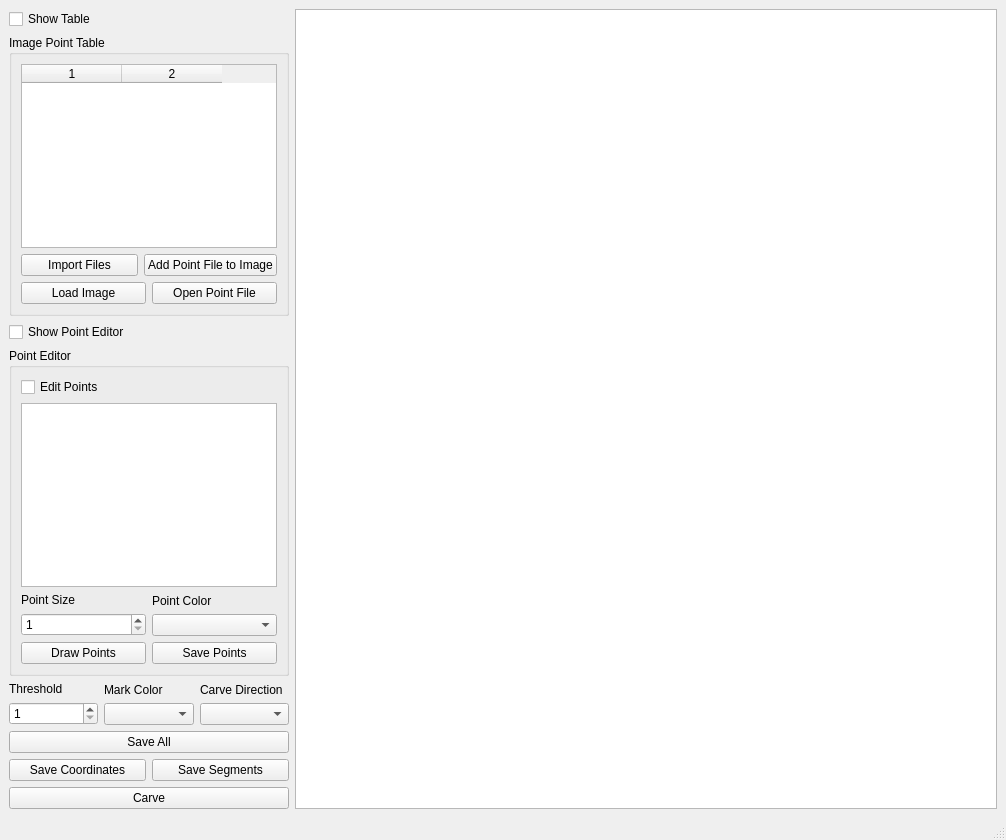
<?xml version="1.0" encoding="UTF-8"?>
<ui version="4.0">
 <class>MainWindow</class>
 <widget class="QMainWindow" name="MainWindow">
  <property name="geometry">
   <rect>
    <x>0</x>
    <y>0</y>
    <width>1006</width>
    <height>840</height>
   </rect>
  </property>
  <property name="windowTitle">
   <string>MainWindow</string>
  </property>
  <widget class="QWidget" name="centralwidget">
   <layout class="QVBoxLayout" name="verticalLayout_2" stretch="1">
    <item>
     <layout class="QHBoxLayout" name="horizontalLayout" stretch="0,1">
      <item>
       <layout class="QVBoxLayout" name="verticalLayout_5">
        <item>
         <widget class="QCheckBox" name="showTableCbox">
          <property name="text">
           <string>Show Table</string>
          </property>
         </widget>
        </item>
        <item>
         <widget class="QGroupBox" name="tableGroup">
          <property name="title">
           <string>Image Point Table</string>
          </property>
          <layout class="QVBoxLayout" name="verticalLayout_7">
           <item>
            <widget class="QTableWidget" name="tableWidget">
             <property name="selectionMode">
              <enum>QAbstractItemView::SingleSelection</enum>
             </property>
             <property name="selectionBehavior">
              <enum>QAbstractItemView::SelectRows</enum>
             </property>
             <property name="columnCount">
              <number>2</number>
             </property>
             <column/>
             <column/>
            </widget>
           </item>
           <item>
            <layout class="QHBoxLayout" name="horizontalLayout_8">
             <item>
              <widget class="QPushButton" name="importBtn">
               <property name="text">
                <string>Import Files</string>
               </property>
              </widget>
             </item>
             <item>
              <widget class="QPushButton" name="addPoint2ImageBtn">
               <property name="text">
                <string>Add Point File to Image</string>
               </property>
              </widget>
             </item>
            </layout>
           </item>
           <item>
            <layout class="QHBoxLayout" name="horizontalLayout_10">
             <item>
              <widget class="QPushButton" name="loadBtn">
               <property name="text">
                <string>Load Image</string>
               </property>
              </widget>
             </item>
             <item>
              <widget class="QPushButton" name="openPointBtn">
               <property name="toolTip">
                <string>Opens the point file in Point Editor</string>
               </property>
               <property name="text">
                <string>Open Point File</string>
               </property>
              </widget>
             </item>
            </layout>
           </item>
          </layout>
         </widget>
        </item>
        <item>
         <widget class="QCheckBox" name="pointEditorCbox">
          <property name="text">
           <string>Show Point Editor</string>
          </property>
         </widget>
        </item>
        <item>
         <widget class="QGroupBox" name="pointEditorGroup">
          <property name="title">
           <string>Point Editor</string>
          </property>
          <layout class="QVBoxLayout" name="verticalLayout_4">
           <item>
            <widget class="QCheckBox" name="editPointsCbox">
             <property name="text">
              <string>Edit Points</string>
             </property>
            </widget>
           </item>
           <item>
            <widget class="QPlainTextEdit" name="pointEditor"/>
           </item>
           <item>
            <layout class="QVBoxLayout" name="verticalLayout_6">
             <item>
              <layout class="QHBoxLayout" name="horizontalLayout_5">
               <item>
                <layout class="QVBoxLayout" name="verticalLayout_9">
                 <item>
                  <widget class="QLabel" name="pointSizeLabel">
                   <property name="text">
                    <string>Point Size</string>
                   </property>
                  </widget>
                 </item>
                 <item>
                  <widget class="QSpinBox" name="pointSizeSpin">
                   <property name="minimum">
                    <number>1</number>
                   </property>
                   <property name="maximum">
                    <number>10</number>
                   </property>
                  </widget>
                 </item>
                </layout>
               </item>
               <item>
                <layout class="QVBoxLayout" name="verticalLayout_8">
                 <item>
                  <widget class="QLabel" name="pointColorLabel">
                   <property name="text">
                    <string>Point Color</string>
                   </property>
                  </widget>
                 </item>
                 <item>
                  <widget class="QComboBox" name="pointColorComboBox"/>
                 </item>
                </layout>
               </item>
              </layout>
             </item>
            </layout>
           </item>
           <item>
            <layout class="QHBoxLayout" name="horizontalLayout_9">
             <item>
              <widget class="QPushButton" name="drawPointsBtn">
               <property name="text">
                <string>Draw Points</string>
               </property>
              </widget>
             </item>
             <item>
              <widget class="QPushButton" name="savePointsBtn">
               <property name="text">
                <string>Save Points</string>
               </property>
              </widget>
             </item>
            </layout>
           </item>
          </layout>
         </widget>
        </item>
        <item>
         <layout class="QVBoxLayout" name="verticalLayout_3">
          <item>
           <layout class="QHBoxLayout" name="horizontalLayout_6">
            <item>
             <layout class="QVBoxLayout" name="verticalLayout_12">
              <item>
               <widget class="QLabel" name="thresholdLabel">
                <property name="text">
                 <string>Threshold</string>
                </property>
               </widget>
              </item>
              <item>
               <widget class="QSpinBox" name="thresholdSpin">
                <property name="minimum">
                 <number>1</number>
                </property>
               </widget>
              </item>
             </layout>
            </item>
            <item>
             <layout class="QVBoxLayout" name="verticalLayout_10">
              <item>
               <widget class="QLabel" name="markColorLabel">
                <property name="text">
                 <string>Mark Color</string>
                </property>
               </widget>
              </item>
              <item>
               <widget class="QComboBox" name="markColorComboBox"/>
              </item>
             </layout>
            </item>
            <item>
             <layout class="QVBoxLayout" name="verticalLayout_11">
              <item>
               <widget class="QLabel" name="carveDirLabel">
                <property name="text">
                 <string>Carve Direction</string>
                </property>
               </widget>
              </item>
              <item>
               <widget class="QComboBox" name="carveDirComboBox"/>
              </item>
             </layout>
            </item>
           </layout>
          </item>
          <item>
           <layout class="QHBoxLayout" name="horizontalLayout_2">
            <item>
             <layout class="QVBoxLayout" name="verticalLayout">
              <item>
               <layout class="QHBoxLayout" name="horizontalLayout_4">
                <item>
                 <widget class="QPushButton" name="saveAllBtn">
                  <property name="text">
                   <string>Save All</string>
                  </property>
                 </widget>
                </item>
               </layout>
              </item>
              <item>
               <layout class="QHBoxLayout" name="horizontalLayout_7">
                <item>
                 <widget class="QPushButton" name="pushButton_2">
                  <property name="text">
                   <string>Save Coordinates</string>
                  </property>
                 </widget>
                </item>
                <item>
                 <widget class="QPushButton" name="saveBtn">
                  <property name="text">
                   <string>Save Segments</string>
                  </property>
                 </widget>
                </item>
               </layout>
              </item>
              <item>
               <layout class="QHBoxLayout" name="horizontalLayout_3">
                <item>
                 <widget class="QPushButton" name="carveBtn">
                  <property name="text">
                   <string>Carve</string>
                  </property>
                 </widget>
                </item>
               </layout>
              </item>
             </layout>
            </item>
           </layout>
          </item>
         </layout>
        </item>
       </layout>
      </item>
      <item>
       <widget class="QGraphicsView" name="canvas"/>
      </item>
     </layout>
    </item>
   </layout>
  </widget>
  <widget class="QMenuBar" name="menubar">
   <property name="geometry">
    <rect>
     <x>0</x>
     <y>0</y>
     <width>1006</width>
     <height>23</height>
    </rect>
   </property>
  </widget>
  <widget class="QStatusBar" name="statusbar"/>
 </widget>
 <resources/>
 <connections/>
</ui>
